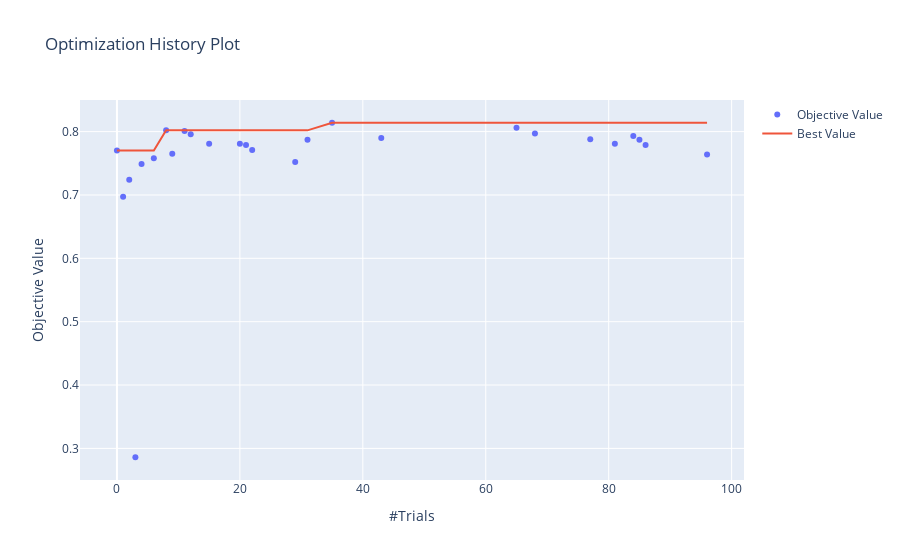

Write notebook code for a chart like this one.
### Markdown cell above
## Visualizing the Optimization History

### Code cell
from optuna.visualization import plot_optimization_history

plot_optimization_history(study)

### Figure 1 — Plotly figure (JSON) as saved in the notebook; plotly's stock layout.template omitted (floating-point values rounded to 4 significant figures)
{"data": [{"mode": "markers", "name": "Objective Value", "type": "scatter", "x": [0, 1, 2, 3, 4, 6, 8, 9, 11, 12, 15, 20, 21, 22, 29, 31, 35, 43, 65, 68, 77, 81, 84, 85, 86, 96], "y": [0.77, 0.697, 0.724, 0.286, 0.749, 0.758, 0.802, 0.765, 0.801, 0.796, 0.781, 0.781, 0.779, 0.771, 0.752, 0.787, 0.814, 0.79, 0.806, 0.797, 0.788, 0.781, 0.793, 0.787, 0.779, 0.764]}, {"name": "Best Value", "type": "scatter", "x": [0, 1, 2, 3, 4, 6, 8, 9, 11, 12, 15, 20, 21, 22, 29, 31, 35, 43, 65, 68, 77, 81, 84, 85, 86, 96], "y": [0.77, 0.77, 0.77, 0.77, 0.77, 0.77, 0.802, 0.802, 0.802, 0.802, 0.802, 0.802, 0.802, 0.802, 0.802, 0.802, 0.814, 0.814, 0.814, 0.814, 0.814, 0.814, 0.814, 0.814, 0.814, 0.814]}], "layout": {"title": {"text": "Optimization History Plot"}, "xaxis": {"title": {"text": "#Trials"}}, "yaxis": {"title": {"text": "Objective Value"}}}}
